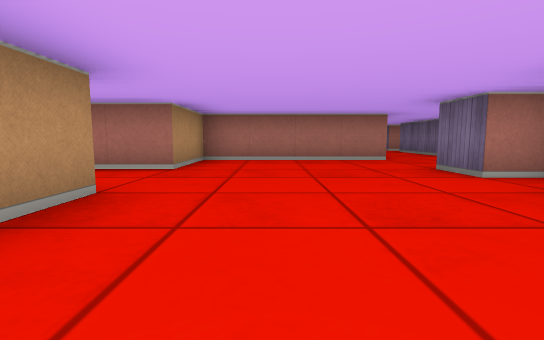
view 1 (above)

17 first-person views from a walk through a cub3D level. The camera is about half as high as the walls, tilts 6° down and sees 85° across. The floor is counted in squares. Each view is taken from the middle of a square. On the plan, view 1 faces up. The plan holds only what a view shows up to about 9 squares ahead; the rest is blank.

view 2
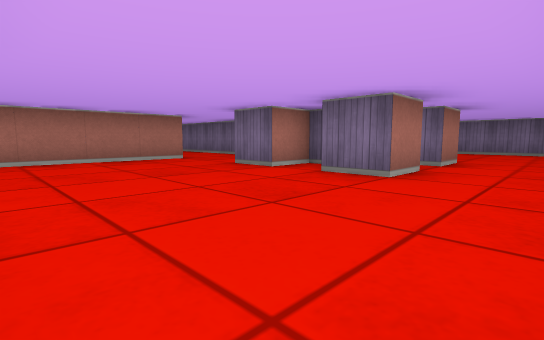

view 3
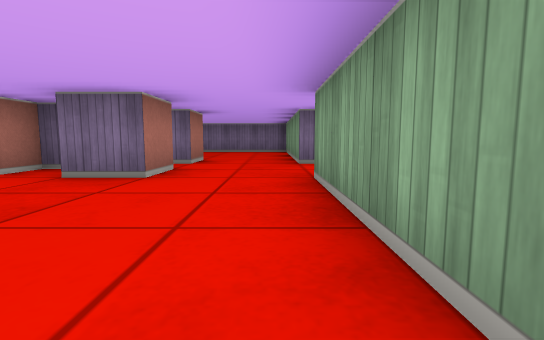

view 4
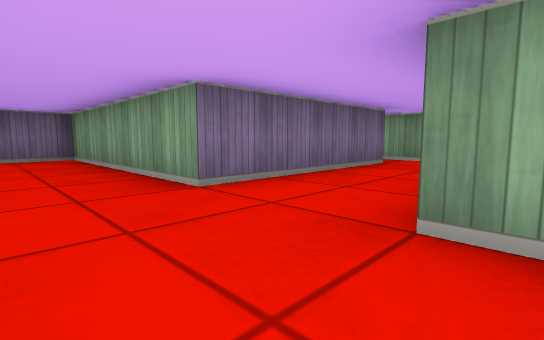

view 5
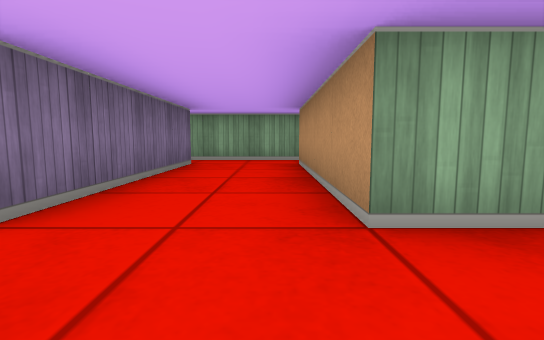

view 6
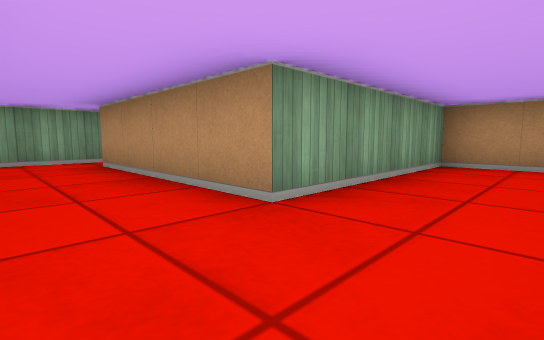

view 7
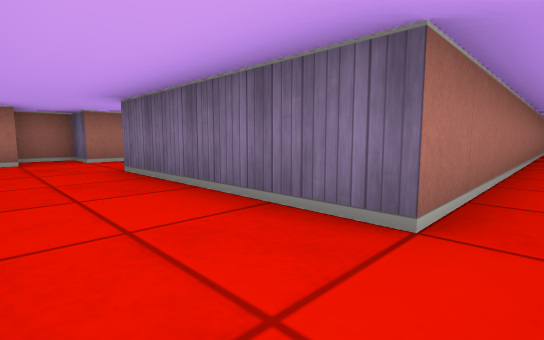

view 8
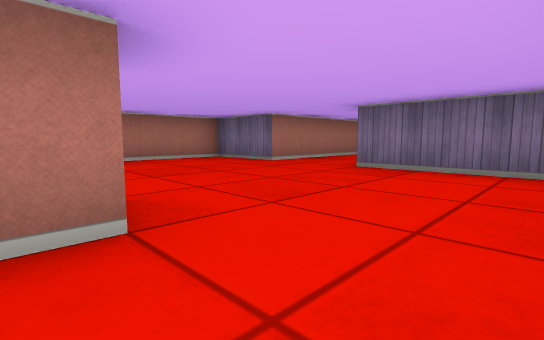

view 9
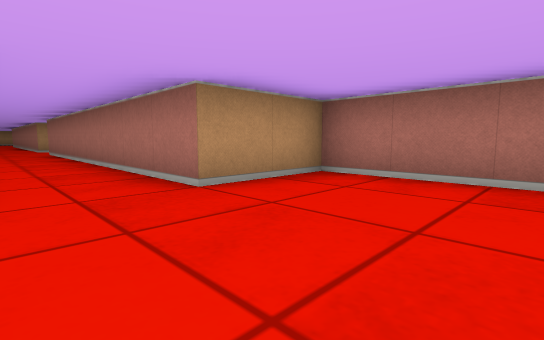

view 10
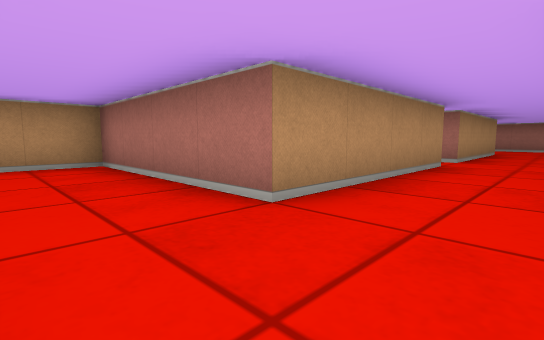

view 11
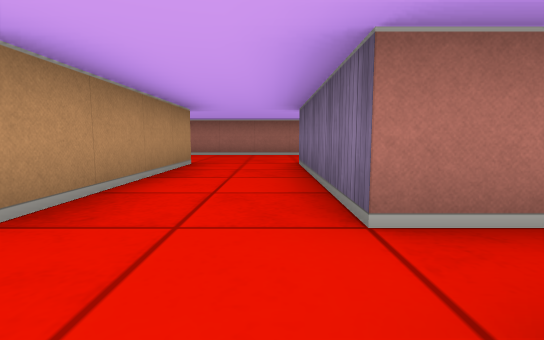

view 12
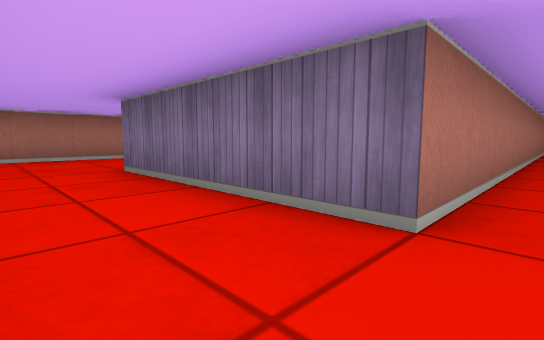

view 13
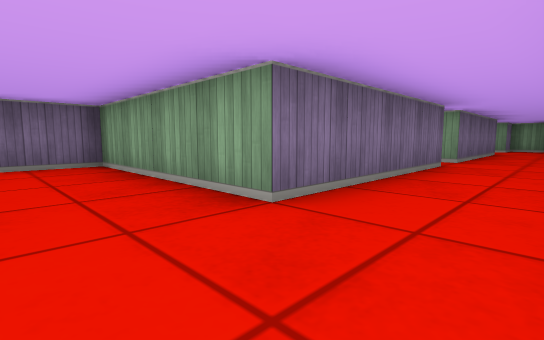

view 14
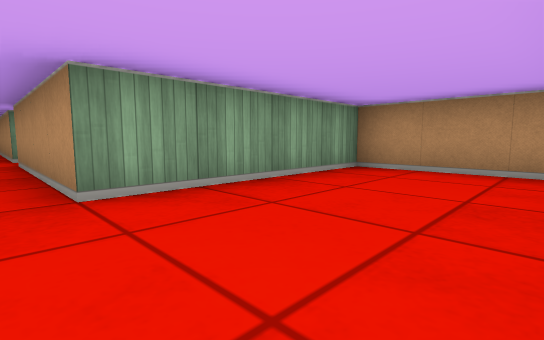

view 15
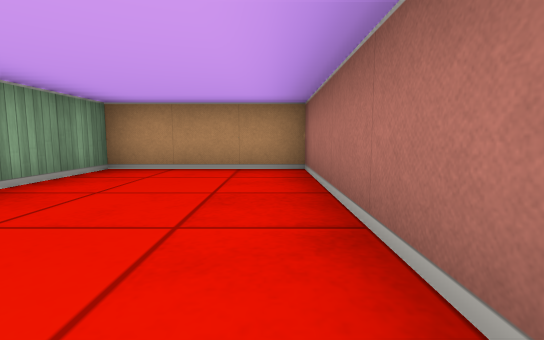

view 16
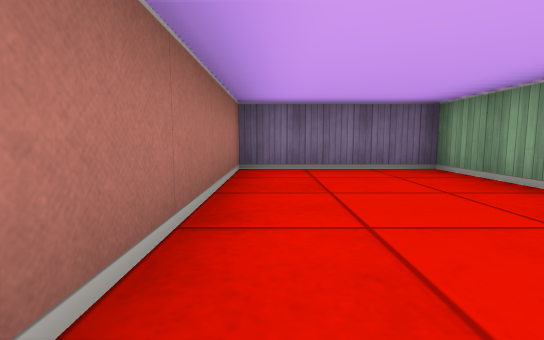

view 17
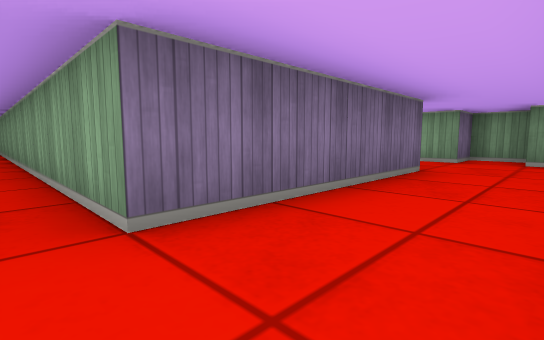

### Floor plan
Points are (right, up) in squares from view 1. A wall is a line through its corners. A room is listed if a view was taken in it or the views show most of it. See-through windows are left out.
Room 1 (views 1, 2, 3, 4, 5, 6, 7, 8, 9)
walls: (3.6, 1.5) (2.5, 1.5) (2.5, 2.5); (5.6, 1.5) (4.5, 1.5); (4.5, 2.5) (3.5, 2.5); (2.5, 3.5) (2.5, 4.5); (2.1, -5.5) (5, -5.5); (-1.5, 2.5) (-1.5, -0.5) (2.5, -0.5) (2.5, -4.5); (2.5, 6.5) (-1.5, 6.5) (-1.5, 4.5); (13.9, -4.5) (4.5, -4.5) (4.5, -0.5) (5.5, -0.5)
ways out: opening at (3, 5.5) to room 2; opening at (-2, 3.5); opening at (2, -5); opening at (5, 0.5)
Room 2 (views 10, 11, 12, 13, 14, 15, 16, 17)
walls: (2.5, 10.6) (2.5, 6.5); (4.5, 6.4) (4.5, 10.5) (14.2, 10.5); (3.5, 3.5) (4.5, 3.5) (4.5, 4.5) (5.2, 4.5); (13.9, 11.5) (4.5, 11.5) (4.5, 15.5) (8.5, 15.5) (8.5, 18.5) (-1.5, 18.5) (-1.5, 15.5) (2.5, 15.5) (2.5, 11.5)
ways out: opening at (3, 5.5) to room 1; opening at (3, 11); opening at (5, 5.5)

Where each view was taken, in squares from view 1:
view 1: 0 up, 0 right, facing up
view 2: 0 up, 1 left, facing up-right
view 3: 0 up, 1 left, facing right
view 4: 1 up, 2 right, facing down-right
view 5: 1 up, 3 right, facing down
view 6: 1 up, 4 right, facing down-left
view 7: 5 down, 3 right, facing up-right
view 8: 0 up, 5 right, facing up-right
view 9: 3 up, 1 right, facing up-left
view 10: 5 up, 4 right, facing up-left
view 11: 10 up, 4 right, facing up
view 12: 11 up, 3 right, facing up-right
view 13: 17 up, 3 right, facing down-right
view 14: 18 up, 3 right, facing down-left
view 15: 18 up, 3 right, facing left
view 16: 18 up, 4 right, facing right
view 17: 11 up, 3 right, facing down-right
